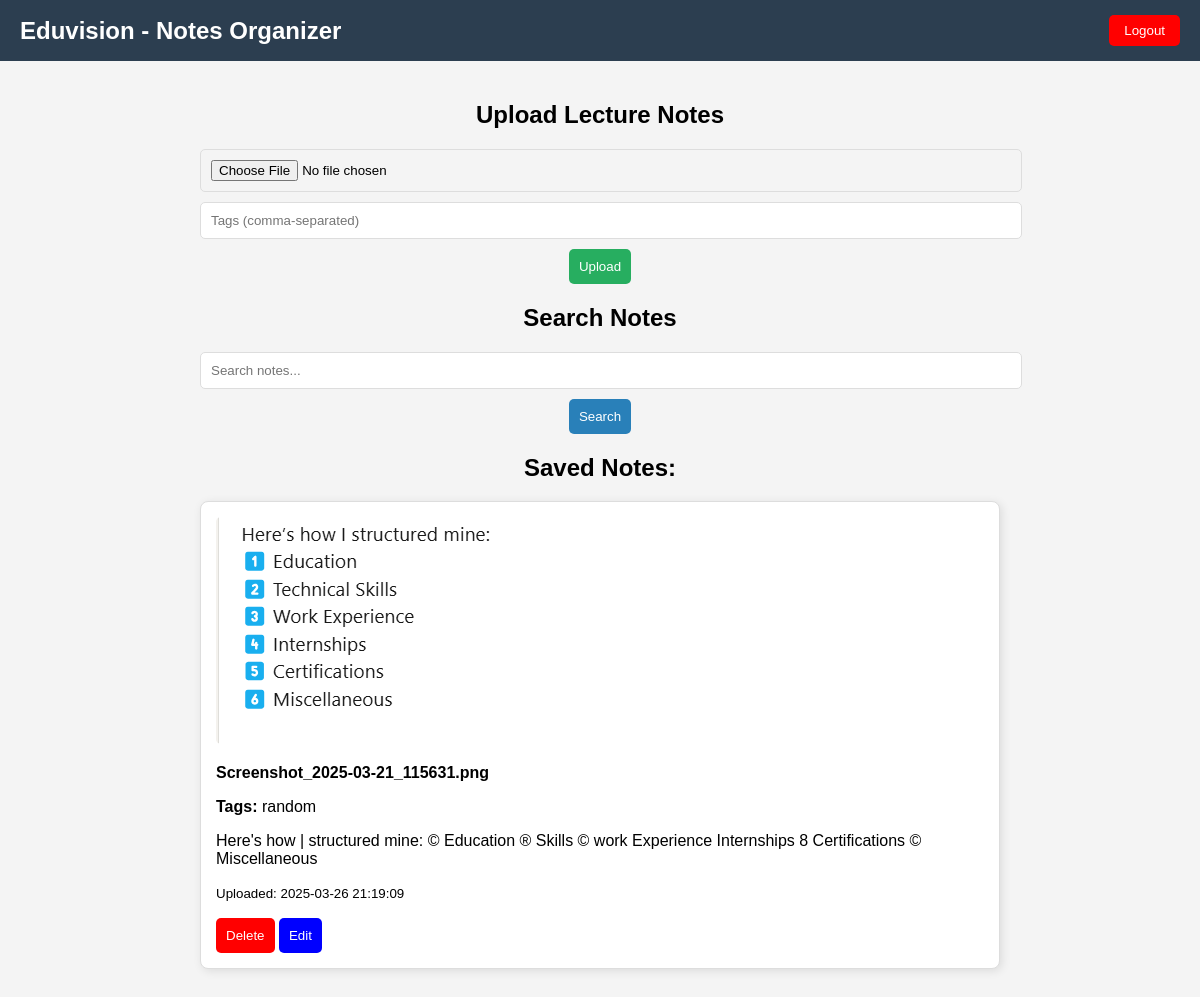
Page / (signed in) on the earlier database version.
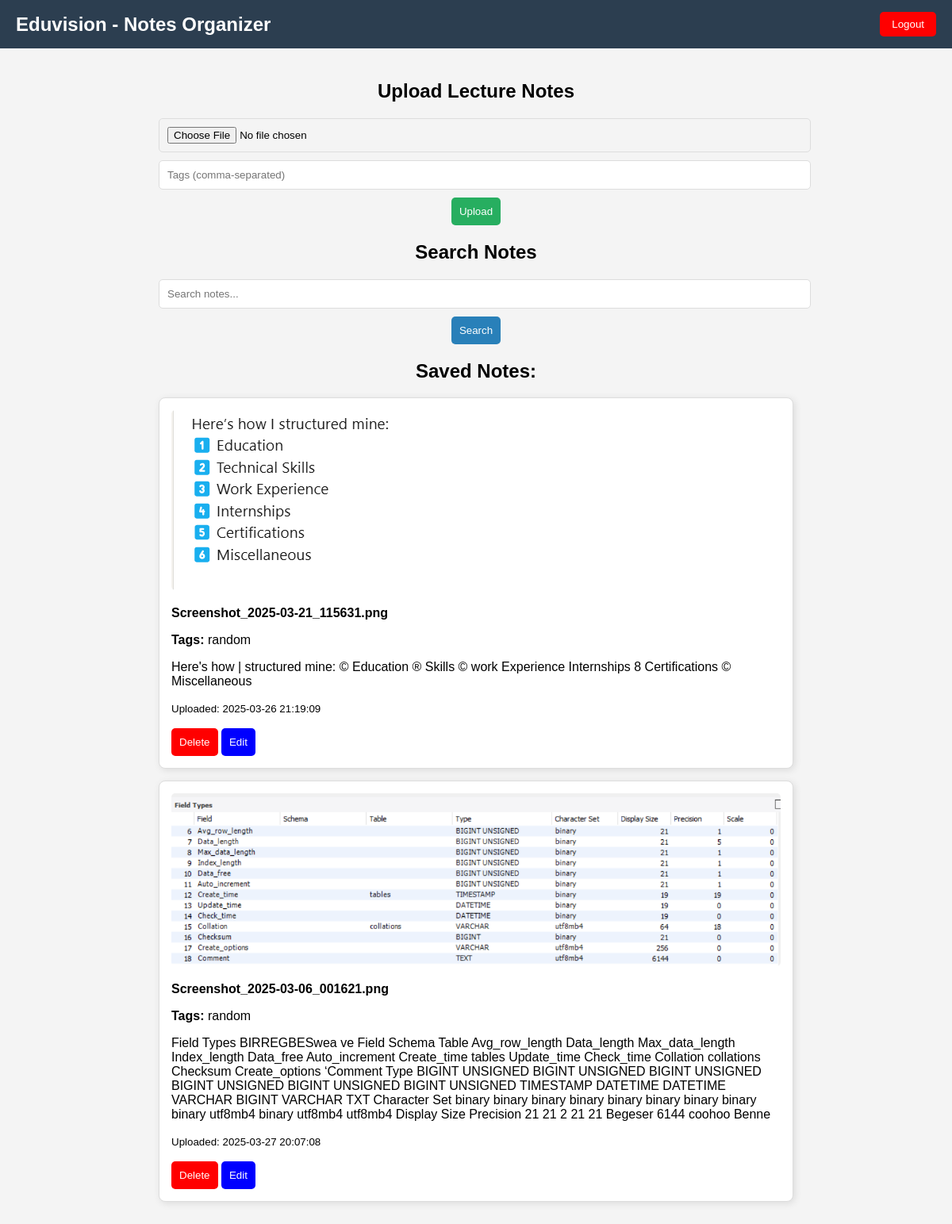
Same page on the later database version.
### auth.py (models this page shows)
class Note(db.Model):
    id = db.Column(db.Integer, primary_key=True)
    user_id = db.Column(db.Integer, db.ForeignKey('user.id'), nullable=False)
    filename = db.Column(db.String(255), nullable=False)
    extracted_text = db.Column(db.Text, nullable=False)
    tags = db.Column(db.String(255), nullable=False)
    upload_date = db.Column(db.DateTime, default=db.func.current_timestamp())

### auth.py (the view, shortened to what this page needs)
@app.route('/', methods=['GET', 'POST'])
def index():
    if 'user_id' not in session:
        flash('Please log in first!', 'error')
        return redirect(url_for('login'))
    search_query = request.args.get('search', '').strip()
    if search_query:
        notes = Note.query.filter(
            (Note.tags.ilike(f"%{search_query}%")) |  # Search by tags
            (Note.extracted_text.ilike(f"%{search_query}%"))  # Search by text
        ).filter_by(user_id=session['user_id']).all()
        if not notes:
            flash("No results found for your search!", "error")
    else:
      notes = Note.query.filter_by(user_id=session['user_id']).all()
    return render_template('index.html', notes=notes)

### templates/index.html (shortened to what this page needs)
<!DOCTYPE html>
<html lang="en">
<head>
</head>
<body>
    <div class="navbar">
        <h1>Eduvision - Notes Organizer</h1>
        <a href="{{ url_for('logout') }}">
            <button class="logout-btn">Logout</button>
        </a>
    </div>
    <div class="container">
        <h2>Upload Lecture Notes</h2>
        <form method="post" enctype="multipart/form-data">
            <input type="file" name="file" required>
            <input type="text" name="tags" placeholder="Tags (comma-separated)" required>
            <button type="submit" style="background-color: #27ae60; color: white;">Upload</button>
        </form>
        <h2>Search Notes</h2>
        <form method="GET">
            <input type="text" name="search" placeholder="Search notes..." required>
            <button type="submit" style="background-color: #2980b9; color: white;">Search</button>
        </form>
        {% if notes %}
        <h2>Saved Notes:</h2>
        {% for note in notes %}
        <div class="note">
            <img src="{{ url_for('static', filename='uploads/' + note.filename) }}" alt="{{ note.filename }}">
            <p><strong>{{ note.filename }}</strong></p>
            <p><strong>Tags:</strong> {{ note.tags }}</p>
            <p>{{ note.extracted_text }}</p>
            <p><small>Uploaded: {{ note.upload_date }}</small></p>
            <form action="{{ url_for('delete_note', note_id=note.id) }}" method="POST" style="display: inline;">
                <button type="submit" class="delete-btn">Delete</button>
            </form>
            <a href="{{ url_for('edit_note', note_id=note.id) }}">
                <button type="button" class="edit-btn">Edit</button>
            </a>
        </div>
        {% endfor %}
        {% else %}
            <p>No such tags available.</p>
        {% endif %}
    </div>
</body>
</html>

### templates/index.html (style rules this page uses)
body { font-family: 'Poppins', sans-serif; margin: 0; padding: 0; background-color: #f4f4f4; }
.navbar { display: flex; justify-content: space-between; align-items: center; background-color: #2c3e50; color: white; padding: 15px 20px; }
.navbar h1 { margin: 0; font-size: 24px; }
.logout-btn { background-color: red; color: white; padding: 8px 15px; border: none; cursor: pointer; border-radius: 5px; }
.container { max-width: 800px; margin: auto; padding: 20px; text-align: center; }
.note { border: 1px solid #ddd; padding: 15px; margin-bottom: 15px; text-align: left; background-color: white; border-radius: 8px; box-shadow: 2px 2px 10px rgba(0,0,0,0.1); }
.note img { max-width: 100%; height: auto; border-radius: 5px; }
textarea, input { width: 100%; margin-bottom: 10px; padding: 10px; border-radius: 5px; border: 1px solid #ddd; }
button { padding: 10px; border: none; cursor: pointer; border-radius: 5px; transition: 0.3s; }
.delete-btn { background-color: red; color: white; }
.edit-btn { background-color: blue; color: white; }

Differences in the rows shown:
added Note: filename (picture), filename "Screenshot_2025-03-06_001621.png", tags "random", extracted_text "Field Types BIRREGBESwea ve Field Schema Table Avg_row_length Data_length Max_data_length Index_length Data_free Auto_increment Create_time tables Update_time Check_time Collation collations Checksum Create_options ‘Comment Type BIGINT UNSIGNED BIGINT UNSIGNED BIGINT UNSIGNED BIGINT UNSIGNED BIGINT UNSIGNED BIGINT UNSIGNED TIMESTAMP DATETIME DATETIME VARCHAR BIGINT VARCHAR TXT Character Set binary binary binary binary binary binary binary binary binary utf8mb4 binary utf8mb4 utf8mb4 Display Size Precision 21 21 2 21 21 Begeser 6144 coohoo Benne", upload_date "2025-03-27 20:07:08"
